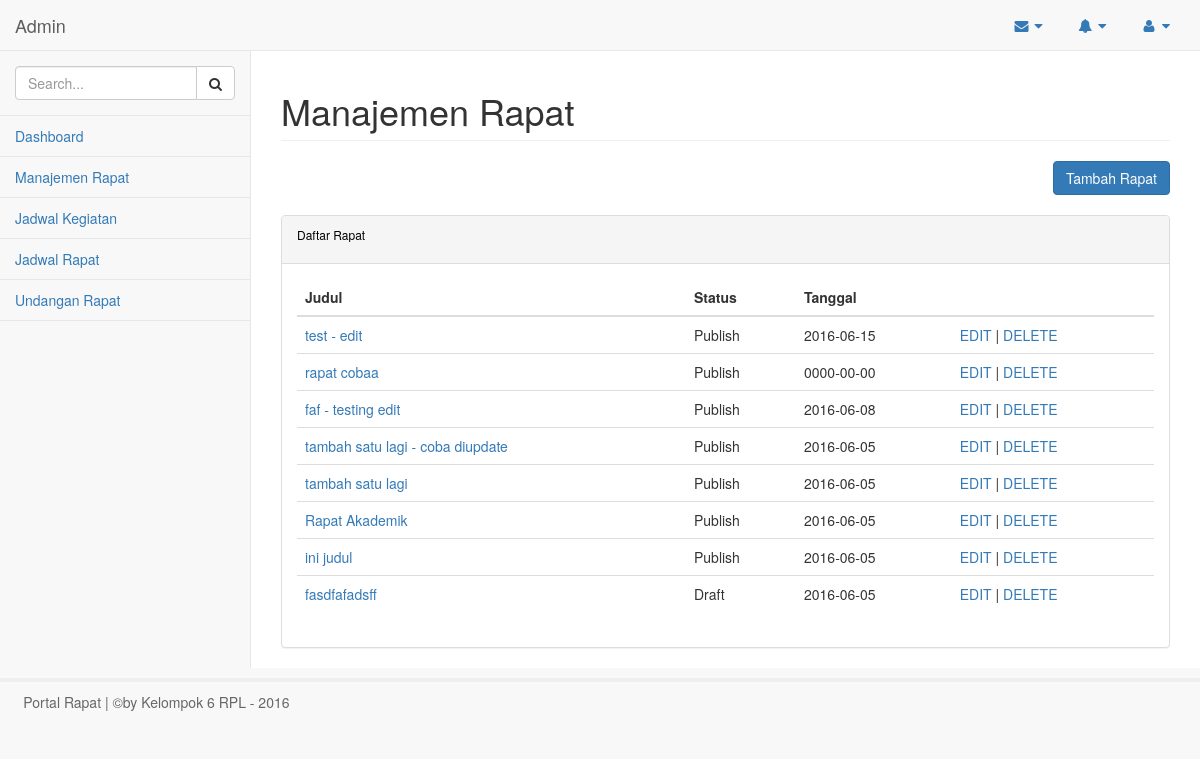
The page /index.php/admin/rapat on the database its author committed.
### tables this page shows
CREATE TABLE `rapat` (
  `id_rapat` int(20) NOT NULL,
  `tanggal_rapat` date NOT NULL,
  `jam_mulai_rapat` time NOT NULL,
  `jam_selesai_rapat` time NOT NULL,
  `judul` varchar(50) NOT NULL,
  `slug` varchar(50) NOT NULL,
  `hasil_rapat` varchar(1000) NOT NULL,
  `jenis_hasil_rapat` varchar(255) NOT NULL
);

### application/views/admin/layout/wrapper.php (called while the page is built)
<?php
require_once('head.php');
require_once('header.php');
require_once('content.php');
require_once('footer.php');

### application/controllers/admin/rapat.php (called while the page is built, shortened)
<?php
class Rapat extends CI_Controller {
	public function __construct(){
		$this->load->model('admin/model_undangan');
		$this->load->model('admin/model_rapat');
	}
	public function index(){
		$query = $this->model_rapat->daftar_rapat();
		$data = array(
			'title'=>'Manajemen Rapat',
			'jadwal'=>$this->model_undangan->daftarJadwal(),
			'nama_user'=>$this->session->userdata('nama_user'),
			'rapat'=>$query,
			'isi' =>'admin/rapat/rapat_view'
			);
		$this->load->view('admin/layout/wrapper',$data);
	}
}

### index.php (called while the page is built, shortened)
<?php
require_once BASEPATH.'core/CodeIgniter.php';

### application/views/admin/layout/content.php (called while the page is built, shortened)
<?php
if($isi){
	$this->load->view($isi);
}

### application/models/admin/model_rapat.php (called while the page is built, shortened)
<?php
class Model_rapat extends CI_Model {
	public function daftar_rapat(){
		$query = $this->db->query('SELECT rapat.judul, rapat.jenis_hasil_rapat, rapat.slug, rapat.id_rapat, rapat.tanggal_rapat from rapat order by id_rapat desc');
		return $query->result_array();
	}
}

### application/views/admin/rapat/rapat_view.php (the view)
<div id="page-wrapper">
	<div class="row">
        <div class="col-lg-12">
            <h1 class="page-header">Manajemen Rapat</h1>
        </div>
    </div>
    <div class="row">
     <div class="col-lg-12">
		<div align="right">
			<a href="<?php echo base_url() ?>admin/rapat/tambah" class="btn btn-primary">Tambah Rapat</a>
		</div><br>
		<div class="panel panel-default">
			<div class="panel-heading">
				<p>Daftar Rapat</p>
			</div>
			<div class="panel-body">
			  <div class="table-responsive">
				<table class="table table-stripped">
					<thead><tr>
						<th scope="col">Judul</th>
						<th scope="col">Status</th>
						<th scope="col">Tanggal</th>
						<th scope="col">&nbsp;</th>
					</tr></thead>
					<tbody>
					<?php foreach($rapat as $list) { ?>
					<tr>
						<td>
							<a href="<?php echo base_url() ?>admin/c_admin/read/<?php echo $list['slug'] ?>" target="_blank"><?php echo $list['judul']; ?></a>
						</td>
						<td><?php echo $list['jenis_hasil_rapat']; ?></td>
						<td><?php echo $list['tanggal_rapat']; ?></td>
						<td>
							<a href="<?php echo base_url() ?>admin/rapat/edit/<?php echo $list['id_rapat'] ?>">EDIT</a> | <a href="<?php echo base_url() ?>admin/rapat/delete/<?php echo $list['id_rapat'] ?>">DELETE</a>
						</td>
					</tr>
					<?php } ?>
					</tbody>
				</table>
			  </div>
			</div>
		</div>
	  </div>
	</div>
</div>

### application/views/admin/layout/head.php (shortened to what this page needs)
<!DOCTYPE html>
<html lang="en">
<head>
    <link rel="stylesheet" type="text/css" href="<?php echo base_url()?>assets/css/style.css"/>
    <link rel="stylesheet" type="text/css" href="<?php echo base_url();?>assets/css/colorbox.css"/>
    <link href="<?php echo base_url()?>assets/bower_components/bootstrap/dist/css/bootstrap.min.css" rel="stylesheet">
    <link href="<?php echo base_url()?>assets/bower_components/metisMenu/dist/metisMenu.min.css" rel="stylesheet">
    <link href="<?php echo base_url()?>assets/dist/css/sb-admin-2.css" rel="stylesheet">
    <link href="<?php echo base_url()?>assets/bower_components/font-awesome/css/font-awesome.min.css" rel="stylesheet" type="text/css">
</head>
<body>

### application/views/admin/layout/header.php (shortened to what this page needs)
<div id="wrapper">
        <nav class="navbar navbar-default navbar-static-top" role="navigation" style="margin-bottom: 0">
            <div class="navbar-header">
                <a class="navbar-brand" href="<?php echo base_url() ?>admin/c_admin">Admin</a>
            </div>
            <ul class="nav navbar-top-links navbar-right">
                <li class="dropdown">
                    <a class="dropdown-toggle" data-toggle="dropdown" href="#">
                        <i class="fa fa-envelope fa-fw"></i>  <i class="fa fa-caret-down"></i>
                    </a>
                </li>
                <li class="dropdown">
                    <a class="dropdown-toggle" data-toggle="dropdown" href="#">
                        <i class="fa fa-bell fa-fw"></i>  <i class="fa fa-caret-down"></i>
                    </a>
                </li>
                <li class="dropdown">
                    <a class="dropdown-toggle" data-toggle="dropdown" href="#">
                        <i class="fa fa-user fa-fw"></i> <?php echo $nama_user; ?> <i class="fa fa-caret-down"></i>
                    </a>
                </li>
            </ul>
            <div class="navbar-default sidebar" role="navigation">
                <div class="sidebar-nav navbar-collapse">
                    <ul class="nav" id="side-menu">
                        <li class="sidebar-search">
                            <div class="input-group custom-search-form">
                                <input type="text" class="form-control" placeholder="Search...">
                                <span class="input-group-btn">
                                <button class="btn btn-default" type="button">
                                    <i class="fa fa-search"></i>
                                </button>
                            </span>
                            </div>
                        </li>
                        <li>
                            <a href="<?php echo base_url() ?>admin/c_admin">Dashboard</a>
                        </li>
                        <li>
                            <a href="<?php echo base_url() ?>admin/rapat">Manajemen Rapat</a>
                        </li>
                        <li>
                            <a href="<?php echo base_url() ?>admin/evencal">Jadwal Kegiatan</a>
                        </li>
                        <li>
                            <a href="<?php echo base_url() ?>admin/jadwal_rapat/">Jadwal Rapat</a>
                        </li>
                        <li>
                            <a href="<?php echo base_url() ?>admin/undangan/">Undangan Rapat</a>
                        </li>
                    </ul>
                </div>
            </div>
        </nav>

### application/views/admin/layout/footer.php (shortened to what this page needs)
    <footer>&nbsp;&nbsp;&nbsp;&nbsp;&nbsp;&nbsp;Portal Rapat | &copy;by Kelompok 6 RPL - 2016</footer></div>
</body>
</html>

### assets/css/style.css (style rules this page uses)
a { text-decoration:none; }
p { font-size:12px; color:#000; margin:5px 5px 5px 50px; }

### rows shown on the page
rapat: judul "test - edit", jenis_hasil_rapat "Publish", tanggal_rapat "2016-06-15"
rapat: judul "rapat cobaa", jenis_hasil_rapat "Publish", tanggal_rapat "0000-00-00"
rapat: judul "faf - testing edit", jenis_hasil_rapat "Publish", tanggal_rapat "2016-06-08"
rapat: judul "tambah satu lagi - coba diupdate", jenis_hasil_rapat "Publish", tanggal_rapat "2016-06-05"
rapat: judul "tambah satu lagi", jenis_hasil_rapat "Publish", tanggal_rapat "2016-06-05"
rapat: judul "Rapat Akademik", jenis_hasil_rapat "Publish", tanggal_rapat "2016-06-05"
rapat: judul "ini judul", jenis_hasil_rapat "Publish", tanggal_rapat "2016-06-05"
rapat: judul "fasdfafadsff", jenis_hasil_rapat "Draft", tanggal_rapat "2016-06-05"
